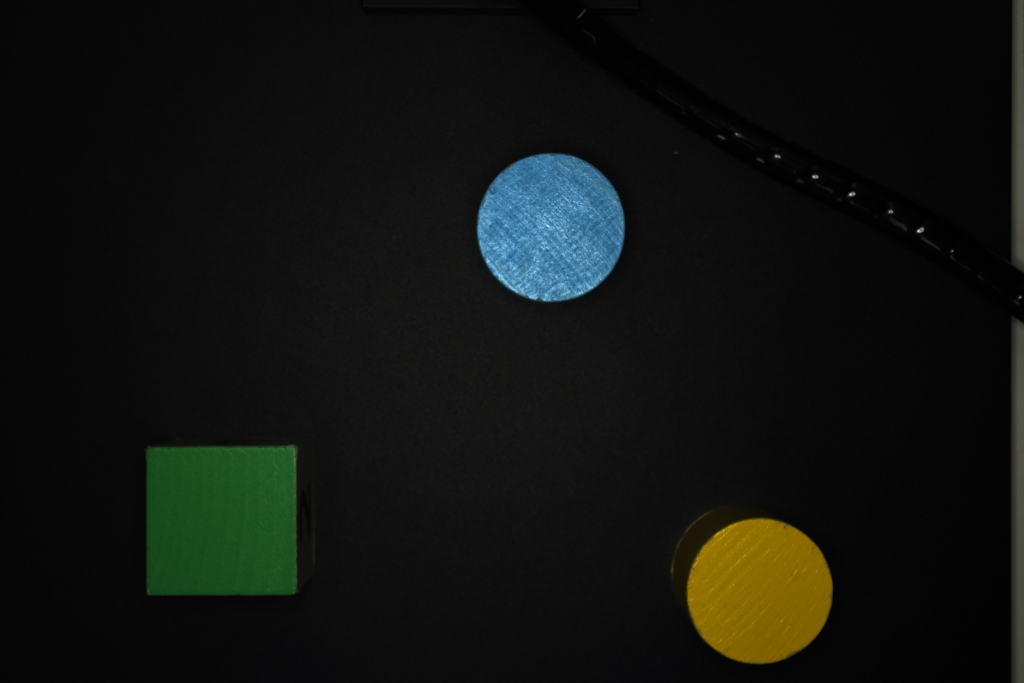
#> input picture data/replay/experiment-3-source.jpg, 3072 x 2048 px (shown at 1/3 size)
$ python -i color_shape.py   (imports and definitions only)
#> lines starting #> are read from the running program, lines starting #| are printed output that depends on the picture; after the words box and inside, x2 and y2 are one past the last pixel; in counts of white or black regions, pixels touching at a corner belong together
#> further down, picture is the input picture: shape (2048, 3072, 3); mean B, G, R 16.2, 19.3, 16.9
### vision_platform/models.py
from __future__ import annotations

from dataclasses import asdict, dataclass, field
from pathlib import Path
from typing import Any, Mapping

import numpy as np


# [12 lines left out: function _jsonable, not called in this run]


@dataclass(frozen=True)
class Frame:
    image_bgr: np.ndarray
    width: int
    height: int
    timestamp_s: float
    source: str
    sequence_id: int
    intrinsics: Mapping[str, Any] | None = None
    depth_m: np.ndarray | None = None
    metadata: Mapping[str, Any] = field(default_factory=dict)

    # [11 lines left out: function __post_init__, not called in this run]


@dataclass(frozen=True)
class Detection:
    detection_id: str
    center_px: tuple[float, float]
    color: str
    shape: str
    angle_deg: float
    area_px: float
    confidence: float
    contour: np.ndarray | None = None
    annotated_roi: np.ndarray | None = None
    metadata: Mapping[str, Any] = field(default_factory=dict)

    def __post_init__(self) -> None:
        if len(self.center_px) != 2:
            raise ValueError("center_px must contain x and y")
        object.__setattr__(
            self,
            "center_px",
            (float(self.center_px[0]), float(self.center_px[1])),
        )
        if self.area_px < 0:
            raise ValueError("area_px must be non-negative")
        if not 0.0 <= self.confidence <= 1.0:
            raise ValueError("confidence must be between 0 and 1")


@dataclass(frozen=True)
class CalibrationRecord:
    matrix: tuple[tuple[float, float, float], tuple[float, float, float]]
    pixel_points: tuple[tuple[float, float], ...]
    world_points_mm: tuple[tuple[float, float], ...]
    image_size: tuple[int, int]
    plane_z_mm: float
    source: str
    scene_version: str | None = None
    rms_error_mm: float | None = None
    max_error_mm: float | None = None
    validation_sample_count: int | None = None
    created_at: str | None = None
    schema_version: int = 1

    def to_dict(self) -> dict[str, Any]:
        return _jsonable(asdict(self))


@dataclass(frozen=True)
class TaskEvent:
    state: str
    message: str
    timestamp_s: float
    data: Mapping[str, Any] = field(default_factory=dict)
    error_code: str | None = None

    def to_dict(self) -> dict[str, Any]:
        return _jsonable(asdict(self))


@dataclass(frozen=True)
class TaskResult:
    task_id: str
    status: str
    events: tuple[TaskEvent, ...] | list[TaskEvent]
    metrics: Mapping[str, Any] = field(default_factory=dict)
    error_code: str | None = None
    error_message: str | None = None
    artifacts: Mapping[str, Any] = field(default_factory=dict)

    # [10 lines left out: function to_dict, not called in this run]

### vision_platform/recognition/color_shape.py
from __future__ import annotations

import math
from dataclasses import replace
from typing import Iterable

import cv2
import numpy as np

from vision_platform.models import Detection


class ColorShapeRecognizer:
    def __init__(
        self,
        *,
        min_area_ratio: float = 0.002,
        max_area_ratio: float = 0.40,
        saturation_min: int = 60,
        value_min: int = 40,
    ) -> None:
        if not 0 < min_area_ratio < max_area_ratio <= 1:
            raise ValueError("area ratios must satisfy 0 < min < max <= 1")
        self.min_area_ratio = float(min_area_ratio)
        self.max_area_ratio = float(max_area_ratio)
        self.saturation_min = int(saturation_min)
        self.value_min = int(value_min)

    def detect(self, image_bgr: np.ndarray) -> list[Detection]:
        self._validate_image(image_bgr)
        image_area = float(image_bgr.shape[0] * image_bgr.shape[1])
#> image_area = 6291456
        min_area = image_area * self.min_area_ratio
#> min_area = 12582.9
        max_area = image_area * self.max_area_ratio
#> max_area = 2516582.4

        hsv = cv2.cvtColor(image_bgr, cv2.COLOR_BGR2HSV)
#> hsv: shape (2048, 3072, 3); mean H, S, V 61.6, 47.2, 21.7
        mask = cv2.inRange(
            hsv,
            np.array([0, self.saturation_min, self.value_min], dtype=np.uint8),
            np.array([179, 255, 255], dtype=np.uint8),
        )
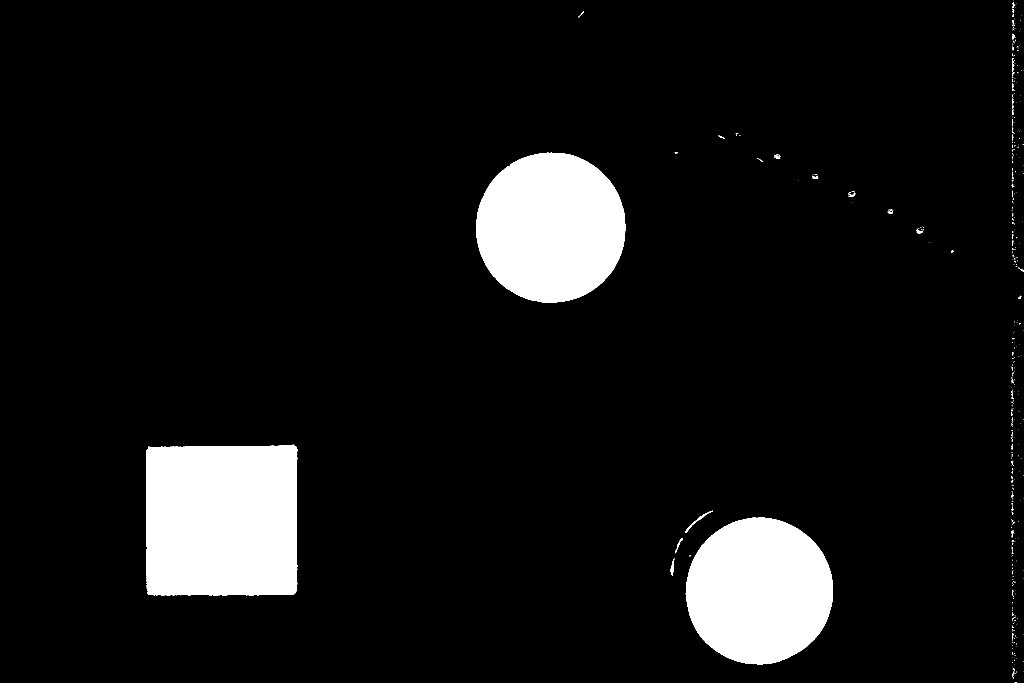
#> mask: shape (2048, 3072) (shown at 1/3 size); 8.2% white; 527 white regions (485 under 20 px), largest, box (x1, y1, x2, y2) and area: (439, 1334, 893, 1786) 200800, (1429, 458, 1876, 908) 158652, (2057, 1553, 2499, 1993) 152214
        kernel_size = max(3, int(round(min(image_bgr.shape[:2]) / 160)))
#> kernel_size = 13
        if kernel_size % 2 == 0:
            kernel_size += 1
        kernel = cv2.getStructuringElement(
            cv2.MORPH_ELLIPSE,
            (kernel_size, kernel_size),
        )
        mask = cv2.morphologyEx(mask, cv2.MORPH_OPEN, kernel)
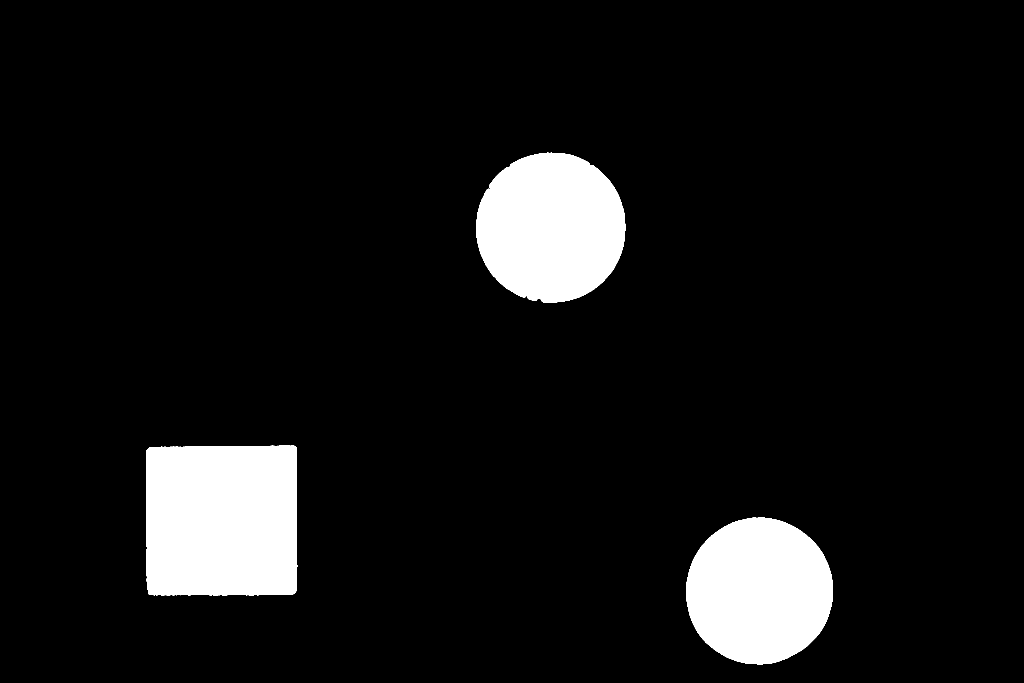
#> mask: shape (2048, 3072) (shown at 1/3 size); 8.1% white; 3 white regions, box (x1, y1, x2, y2) and area: (439, 1336, 892, 1786) 200626, (1429, 458, 1876, 908) 158425, (2058, 1553, 2499, 1993) 152180
        mask = cv2.morphologyEx(mask, cv2.MORPH_CLOSE, kernel)
#> mask: shape (2048, 3072); 8.1% white; 3 white regions

        contours, _ = cv2.findContours(
            mask,
            cv2.RETR_EXTERNAL,
            cv2.CHAIN_APPROX_SIMPLE,
        )
#> contours = 3 contours; box (x1, y1, x2, y2) and area: (439, 1336, 892, 1786) 199763, (1429, 458, 1876, 908) 157882, (2058, 1553, 2499, 1993) 151560
        unsorted: list[Detection] = []
        for contour in contours:
            area = float(cv2.contourArea(contour))
            if area < min_area or area > max_area:
                continue
            moments = cv2.moments(contour)
            if abs(moments["m00"]) < 1e-9:
                continue
            center = (
                float(moments["m10"] / moments["m00"]),
                float(moments["m01"] / moments["m00"]),
            )
            color, color_confidence = self._classify_color(hsv, contour)
            shape, angle_deg, shape_confidence = self._classify_shape(contour)
            confidence = max(
                0.0,
                min(1.0, (color_confidence + shape_confidence) / 2.0),
            )
            unsorted.append(
                Detection(
                    detection_id="pending",
                    center_px=(
                        round(center[0], 3),
                        round(center[1], 3),
                    ),
                    color=color,
                    shape=shape,
                    angle_deg=round(angle_deg, 3),
                    area_px=area,
                    confidence=confidence,
                    contour=contour.copy(),
                )
            )
#> this loop made 3 passes
#> (center, hue in _classify_color, saturation in _classify_color, color, confidence, color_confidence, perimeter in _classify_shape) on passes 1, 3: ((2277.5, 1772.9), 23, 255, 'yellow', 0.948, 1, 1458), ((1652.4, 682.4), 102, 152, 'blue', 0.863, 0.844, 1499.4)
#> (center, hue in _classify_color, saturation in _classify_color, color, confidence, color_confidence, perimeter in _classify_shape) on pass 2: ((665, 1561.5), 62, 171, 'green', 0.972, 0.95, 1837.2)
#> after the loop, unsorted = 3 items

        unsorted.sort(key=lambda item: (item.center_px[1], item.center_px[0]))
        return [
            replace(item, detection_id=f"det-{index:03d}")
            for index, item in enumerate(unsorted, start=1)
        ]

    def annotate(
        self,
        image_bgr: np.ndarray,
        detections: Iterable[Detection],
    ) -> np.ndarray:
        self._validate_image(image_bgr)
        output = image_bgr.copy()
        for detection in detections:
            if detection.contour is not None:
                cv2.drawContours(output, [detection.contour], -1, (255, 255, 255), 2)
            center = (
                int(round(detection.center_px[0])),
                int(round(detection.center_px[1])),
            )
            cv2.circle(output, center, 4, (255, 255, 255), -1)
            label = (
                f"{detection.detection_id} "
                f"{detection.color}/{detection.shape} "
                f"{detection.confidence:.2f}"
            )
            origin = (max(0, center[0] - 60), max(16, center[1] - 12))
            cv2.putText(
                output,
                label,
                origin,
                cv2.FONT_HERSHEY_SIMPLEX,
                0.45,
                (255, 255, 255),
                1,
                cv2.LINE_AA,
            )
        return output

    @staticmethod
    def _validate_image(image_bgr: np.ndarray) -> None:
        if (
            not isinstance(image_bgr, np.ndarray)
            or image_bgr.ndim != 3
            or image_bgr.shape[2] != 3
            or image_bgr.size == 0
        ):
            raise ValueError("image_bgr must be a non-empty HxWx3 array")

    @staticmethod
    def _classify_color(
        hsv: np.ndarray,
        contour: np.ndarray,
    ) -> tuple[str, float]:
        contour_mask = np.zeros(hsv.shape[:2], dtype=np.uint8)
        cv2.drawContours(contour_mask, [contour], -1, 255, -1)
        pixels = hsv[contour_mask > 0]
        if pixels.size == 0:
            return "unknown", 0.0
        hue = float(np.median(pixels[:, 0]))
        saturation = float(np.median(pixels[:, 1]))
        if hue <= 10 or hue >= 170:
            color = "red"
        elif 15 <= hue <= 40:
            color = "yellow"
        elif 40 < hue <= 90:
            color = "green"
        elif 90 < hue <= 140:
            color = "blue"
        else:
            color = "unknown"
        confidence = min(1.0, saturation / 180.0)
        if color == "unknown":
            confidence *= 0.5
        return color, confidence

    @staticmethod
    def _classify_shape(
        contour: np.ndarray,
    ) -> tuple[str, float, float]:
        perimeter = float(cv2.arcLength(contour, True))
        if perimeter <= 0:
            return "unknown", 0.0, 0.0
        approx = cv2.approxPolyDP(contour, 0.03 * perimeter, True)
        vertex_count = len(approx)
        rectangle = cv2.minAreaRect(contour)
        width, height = rectangle[1]
        angle = float(rectangle[2])
        if width > 0 and height > 0 and width < height:
            angle += 90.0

        if vertex_count == 3:
            return "triangle", angle, 0.95
        if vertex_count == 4:
            shorter = min(width, height)
            longer = max(width, height)
            aspect = shorter / longer if longer > 0 else 0.0
            if aspect >= 0.85:
                return "square", angle, min(1.0, aspect)
            return "rectangle", angle, min(1.0, 1.0 - abs(aspect - 0.5))

        area = float(cv2.contourArea(contour))
        circularity = (
            4.0 * math.pi * area / (perimeter * perimeter)
            if perimeter > 0
            else 0.0
        )
        if vertex_count >= 5 and circularity >= 0.70:
            return "circle", 0.0, min(1.0, circularity)
        return "polygon", angle, max(0.2, min(0.8, circularity))

>>> import cv2
>>> picture = cv2.imread('../../data/replay/experiment-3-source.jpg')
>>> result = ColorShapeRecognizer().detect(picture)
#> result = 3 items
